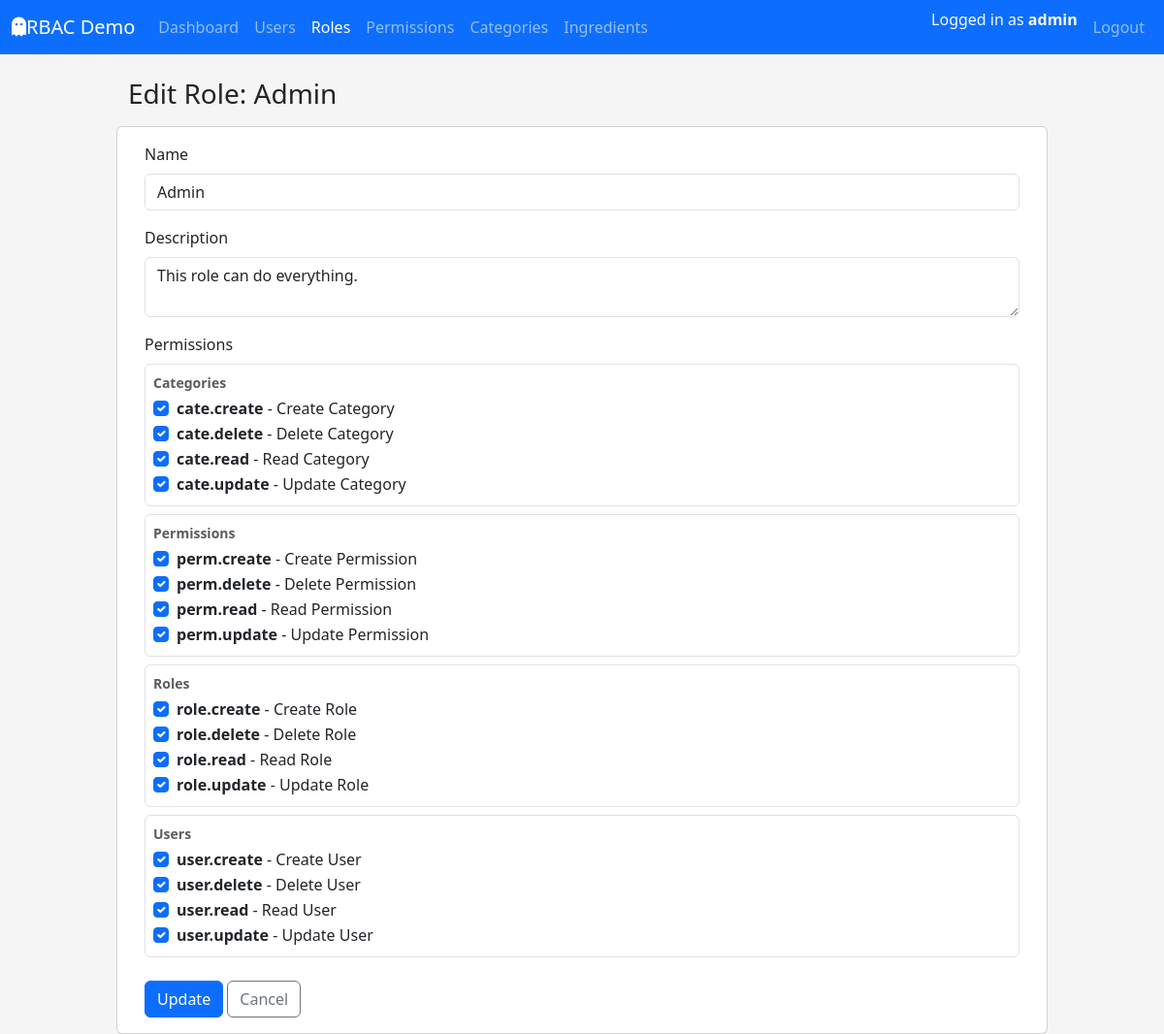
Before: /roles/edit/2 (signed in) with the older database file.
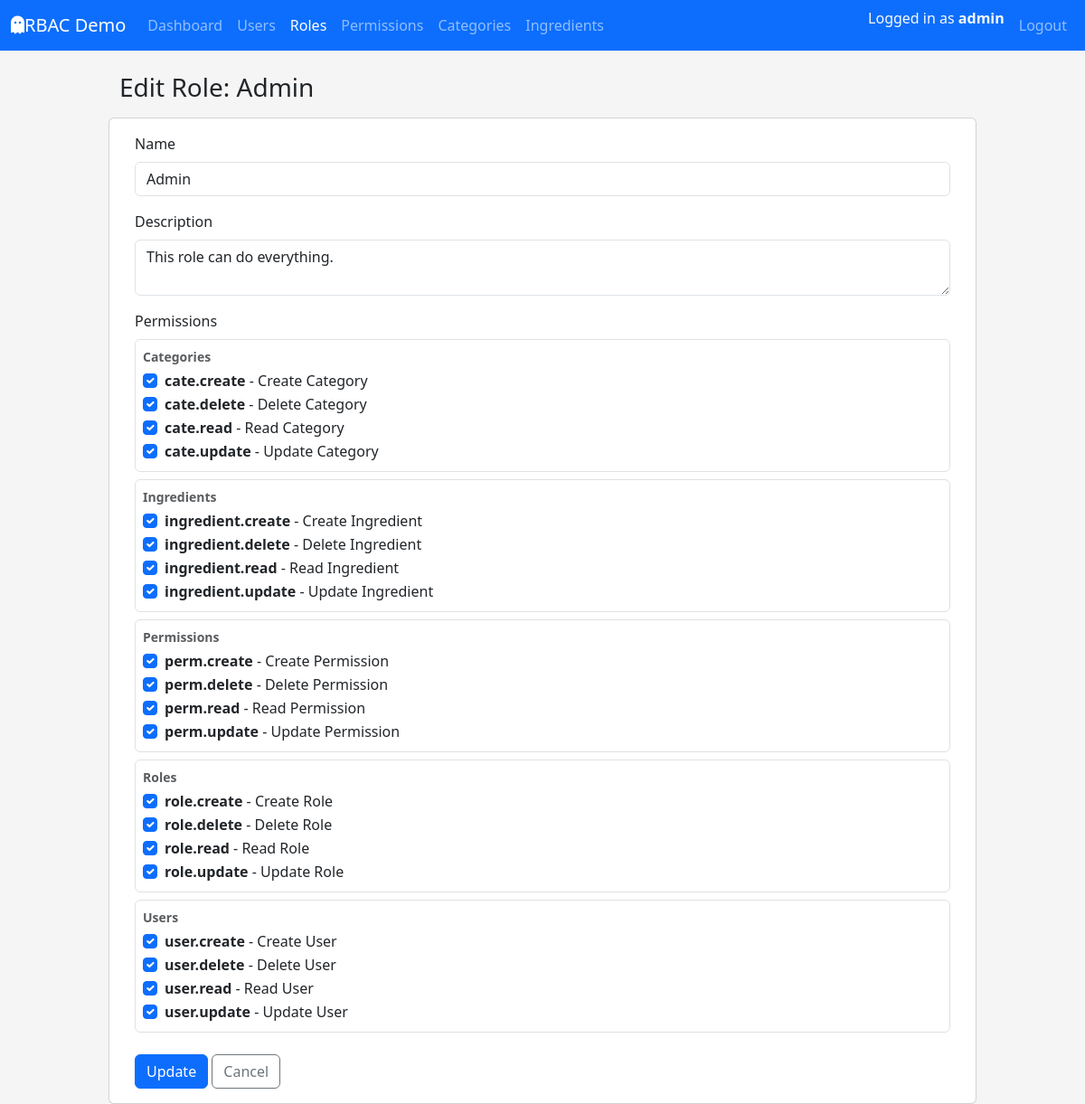
After: the same page with the newer database file.
### app/models/permission.py (models this page shows, shortened)
class PermissionTable(db.Model):
    __tablename__ = "tbl_permissions"
    id = db.Column(db.Integer, primary_key=True)
    code = db.Column(db.String(64), unique=True, nullable=False, index=True)
    name = db.Column(db.String(120), nullable=False)
    description = db.Column(db.String(255))
    module = db.Column(db.String(80), nullable=False, default="General")
    created_at = db.Column(db.DateTime, default=datetime.utcnow, nullable=False)
    updated_at = db.Column(db.DateTime, default=datetime.utcnow,onupdate=datetime.utcnow, nullable=False)
    roles = db.relationship("RoleTable", secondary=tbl_role_permissions, back_populates="permissions")

### app/routes/roles_route.py (the view, shortened to what this page needs)
@role_bp.route('/edit/<int:role_id>', methods=['GET', 'POST'])
@login_required
@permission_required(Perm.ROLE_UPDATE)
def edit(role_id: int):
    role = RoleService.get_role_by_id(role_id)
    if role is None:
        abort(404)
    form = RoleEditForm(origial_role=role, obj=role)
    return render_template("roles/edit.html", form=form, role=role)

### app/forms/role_forms.py (shortened to what this page needs)
class RoleEditForm(FlaskForm):
    name = StringField(
        "Name",
        validators=[DataRequired(), Length(min=1, max=80)],
    )
    description = TextAreaField(
        "Description",
    )
    permission_ids = MultiCheckboxField(
        "Permissions",
        coerce=int,
    )
    submit = SubmitField("Update")
    def __init__(self,origial_role: RoleTable, *args, **kwargs):
        super().__init__(*args, **kwargs)
        self.original_role = origial_role
        self.permission_ids.choices = _permission_choices()
        self.permissions_by_module = _permissions_grouped_by_module()
        if not self.is_submitted():
            self.permission_ids.data = [p.id for p in origial_role.permissions]

### app/forms/role_forms.py (called while the page is built)
def _permission_choices():
    return [
        (perm.id, f"{perm.code} - {perm.name}")
        for perm in db.session.scalars(
            db.select(PermissionTable).order_by(PermissionTable.code)
        )
    ]

### app/models/user.py (called while the page is built)
    def get_permission_codes(self) -> set[str]:
        return {perm.code for role in self.roles for perm in role.permissions}

    def has_permission(self, permission_code: str) -> bool:
        return permission_code in self.get_permission_codes()

### app/templates/roles/edit.html (shortened to what this page needs)
{% extends "layouts/base.html" %}
{% block content %}
    <div class="row">
        <div class="col-lg-8 col-xl-7">
            <div class="d-flex justify-content-between align-items-center mb-3">
                <h1 class="h3 mb-0">Edit Role: {{ role.name }}</h1>
            </div>
        </div>
        <div class="card">
            <div class="card-body">
                {% include "roles/_form.html" %}
            </div>
        </div>
    </div>
{% endblock  %}

### app/templates/roles/_form.html (shortened to what this page needs)
<form method="POST">
  <div class="mb-3">
    {{ form.name.label(class="form-label") }} {{ form.name(class="form-control")
    }}
  </div>
  <div class="mb-3">
    {{ form.description.label(class="form-label") }} {{
    form.description(class="form-control") }}
  </div>
  <div class="mb-3">
    <label class="form-label">{{ form.permission_ids.label.text }}</label>
    {% if form.permissions_by_module %}
    {% for module_name, perms in form.permissions_by_module.items() %}
    <div class="border rounded p-2 mb-2">
      <div class="fw-bold small text-muted mb-1">{{ module_name }}</div>
      {% for perm in perms %}
      <div class="form-check">
        <input
          type="checkbox"
          class="form-check-input"
          id="perm_{{ perm.id }}"
          name="{{ form.permission_ids.name }}"
          value="{{ perm.id }}"
          {% if form.permission_ids.data and perm.id in form.permission_ids.data %}checked
          {% endif %}
        />
        <label class="form-check-label" for="perm_{{ perm.id }}">
          <strong>{{ perm.code }}</strong> - {{ perm.name }}
        </label>
      </div>
      {% endfor %}
    </div>
    {% endfor %}
    {% else %}
    <p class="text-muted small">No permission defined yet.</p>
    {% endif %}
  </div>
  <div class="mt-4">
    {{ form.submit(class="btn btn-primary") }}
    <a href="{{ url_for('tbl_roles.index') }}" class="btn btn-outline-secondary">
        Cancel
    </a>
</div>
</form>

Changed rows visible on the page:
added PermissionTable: module "Ingredients", permission_ids "☑", code "ingredient.create", name "Create Ingredient"
added PermissionTable: permission_ids "☑", code "ingredient.delete", name "Delete Ingredient", shown under "Ingredients"
added PermissionTable: permission_ids "☑", code "ingredient.read", name "Read Ingredient", shown under "Ingredients"
added PermissionTable: permission_ids "☑", code "ingredient.update", name "Update Ingredient", shown under "Ingredients"
